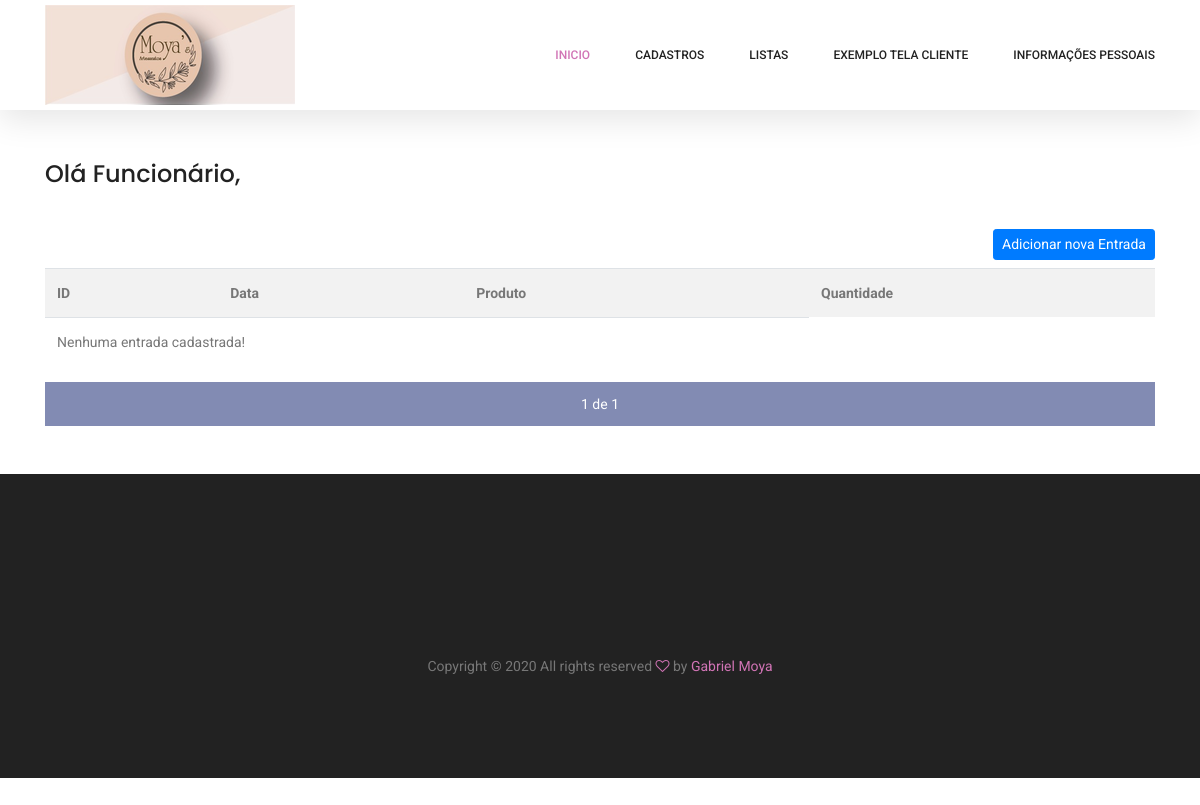
Page /adm/listar/entradas/ (signed in) on the earlier database version.
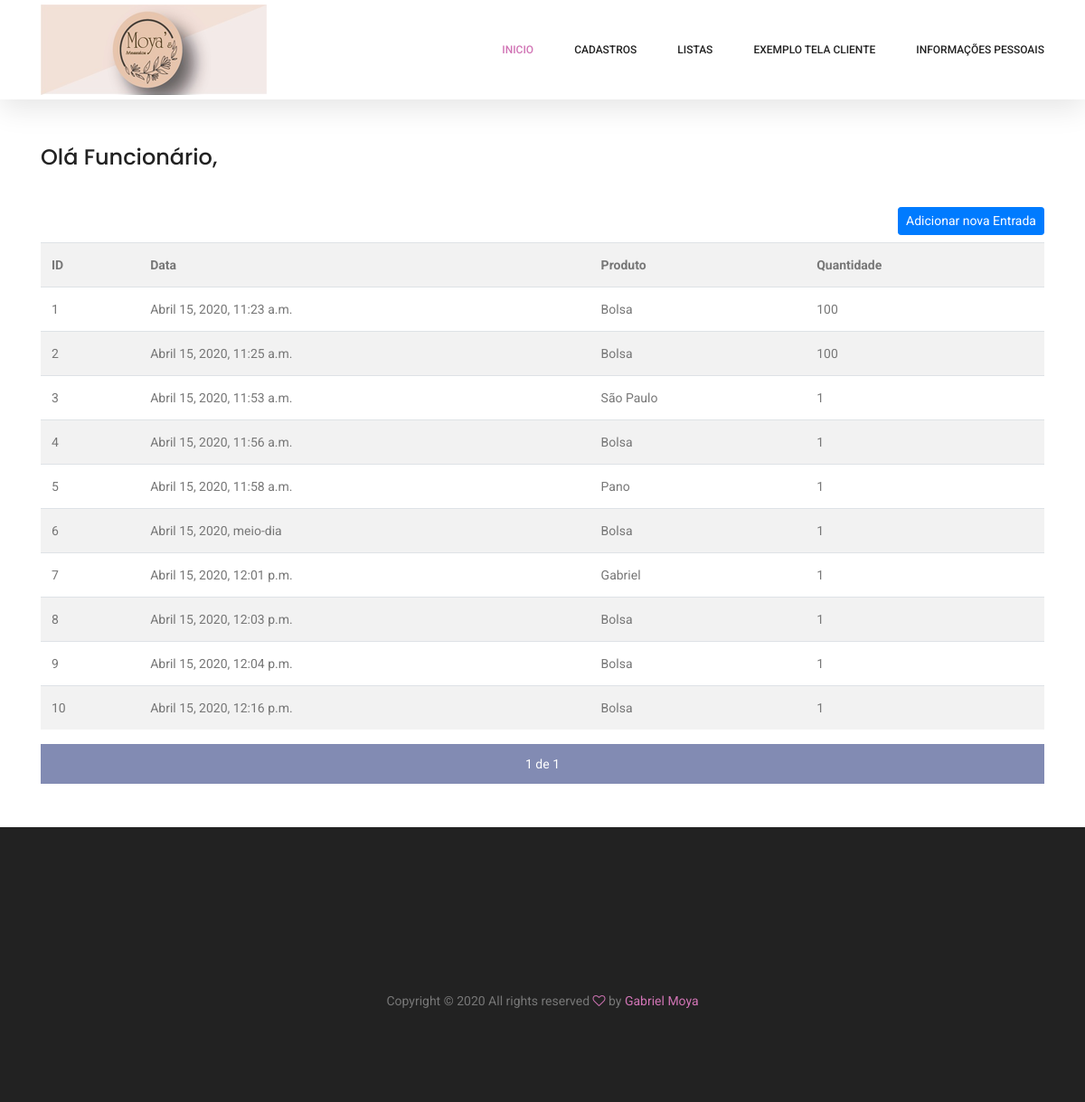
Same page on the later database version.
### cadastros/models.py (models this page shows, shortened)
class EntradaProduto(models.Model):
    quantidade = models.DecimalField(max_digits=8, decimal_places=0)
    produto = models.ForeignKey(Produto, on_delete=models.PROTECT)
    data_entrada = models.DateTimeField(auto_now=True)

class Produto(models.Model):
    codigo = models.CharField(max_length=100)
    nome = models.CharField(max_length=100)
    descricao = models.CharField(max_length=100)
    estoque = models.IntegerField()
    valorVenda = models.DecimalField(max_digits=50, decimal_places=2)
    imagem = models.ImageField(upload_to="imagens/%Y/%m/%d/", max_length=255, null=True, blank=True)
    categoria = models.ForeignKey(Categoria, on_delete=models.PROTECT)

### cadastros/views.py (the view)
# urls.py: path('adm/listar/entradas/', EntradaProdutoList.as_view(), name="listar-entrada-produtos"),
class EntradaProdutoList(LoginRequiredMixin, ListView):
    model = EntradaProduto
    template_name = 'cadastros/listar_entrada_produtos.html'
    login_url = reverse_lazy('login')
    def get_context_data(self, *args, **kwargs):
        context = super().get_context_data(*args, **kwargs)
        entrada = EntradaProduto.objects.all().reverse()
        paginator = Paginator(entrada, 10)  # Divide  em páginas
        page = self.request.GET.get('pagina')  # Recebe a página atual
        entrada = paginator.get_page(page)  # Filtra os objetos dessa página
        context['entrada'] = entrada
        return context

### cadastros/templates/cadastros/listar_entrada_produtos.html (shortened to what this page needs)
{% extends 'cadastros/formulario.html' %}
{% load crispy_forms_tags %}
{% block conteudo %}
<div class="container mt-5 py-5">
    <div class="row pt-5 mt-3">
        <div class="col-lg">
            {% if request.user.groups.all.0.name == "Administrador" %}
            <h3>Olá Admin,</h3><br>
            {% else %}
            <h3>Olá Funcionário,</h3><br>
            {% endif %}
            <div class="text-right py-2">
                <a href="{% url 'entrada-produto' %}" class="btn btn-primary btn-sm">Adicionar nova Entrada</a>
            </div>
            <table class="table table-striped">
                <tr>
                    <th>ID</th>
                    <th>Data</th>
                    <th>Produto</th>
                    <th>Quantidade</th>
                </tr>
                {% for e in entrada %}
                <tr>
                    <td>{{e.pk}}</td>
                    <td>{{e.data_entrada}}</td>
                    <td>{{e.produto.nome}}</td>
                    <td>{{e.quantidade}}</td>
                </tr>
                {% empty %}
                <tr>
                    <td colspan="3">Nenhuma entrada cadastrada!</td>
                </tr>
                {% endfor %}
            </table>
            <div class="filter-bar d-flex flex-wrap align-items-center">
                <div class="pagination mx-auto">
                    <span class="step-links">
                        <span class="current text-white">
                            {{ entrada.number }} de {{ entrada.paginator.num_pages }}
                        </span>
                    </span>
                </div>
            </div>
        </div>
    </div>
</div>
{% endblock %}

### cadastros/templates/cadastros/formulario.html (shortened to what this page needs)
{% load static %}
<!DOCTYPE html>
<html lang="zxx" class="no-js">
<head>
    <link rel="stylesheet" href="{% static 'karma/css/linearicons.css' %}">
    <link rel="stylesheet" href="{% static 'karma/css/font-awesome.min.css' %}">
    <link rel="stylesheet" href="{% static 'karma/css/themify-icons.css' %}">
    <link rel="stylesheet" href="{% static 'karma/css/bootstrap.css' %}">
    <link rel="stylesheet" href="{% static 'karma/css/owl.carousel.css' %}">
    <link rel="stylesheet" href="{% static 'karma/css/nice-select.css' %}">
    <link rel="stylesheet" href="{% static 'karma/css/nouislider.min.css' %}">
    <link rel="stylesheet" href="{% static 'karma/css/ion.rangeSlider.css' %}" />
    <link rel="stylesheet" href="{% static 'karma/css/ion.rangeSlider.skinFlat.css' %}"/>
    <link rel="stylesheet" href="{% static 'karma/css/magnific-popup.css' %}">
    <link rel="stylesheet" href="{% static 'karma/css/main.css' %}">
</head>
<body>
    {% block menu%}
    <header class="header_area sticky-header">
        <div class="main_menu">
            <nav class="navbar navbar-expand-lg navbar-light main_box">
                <div class="container">
                    <a class="navbar-brand logo_h" href="{% url 'cadastrar-index' %}"><img src="{% static 'img/logo.png' %}" alt=""></a>
                    <div class="collapse navbar-collapse offset" id="navbarSupportedContent">
                        <ul class="nav navbar-nav menu_nav ml-auto">
                            <li class="nav-item active"><a class="nav-link" href="/adm">Inicio</a></li>
                            {% if request.user.is_authenticated  %}
                            <li class="nav-item submenu dropdown">
                                <a href="#" class="nav-link dropdown-toggle" data-toggle="dropdown" role="button"
                                    aria-haspopup="true" aria-expanded="false">Cadastros</a>
                            </li>
                            <li class="nav-item submenu dropdown">
                                <a href="#" class="nav-link dropdown-toggle" data-toggle="dropdown" role="button"
                                    aria-haspopup="true" aria-expanded="false">Listas</a>
                            </li>
                            <li class="nav-item"><a class="nav-link" href="{% url 'exemplo-cliente' %}">Exemplo Tela Cliente</a></li>
                            <li class="nav-item submenu dropdown">
                                <a href="#" class="nav-link dropdown-toggle" data-toggle="dropdown" role="button" aria-haspopup="true"
                                aria-expanded="false">Informações Pessoais</a>
                            </li>
                            {% else %}
                            <li class="nav-item"><a class="nav-link" href="{% url 'login' %}">Entrar</a></li>
                            {% endif %}
                        </ul>
                    </div>
                </div>
            </nav>
        </div>
    </header>
    {%endblock%}
    {%block conteudo%}{%endblock%}
    {%block rodape%}
    <footer class="footer-area section_gap">
        <div class="container">
            <div class="footer-bottom d-flex justify-content-center align-items-center flex-wrap">
                <p class="footer-text m-0">
                    Copyright &copy;
                    <script>document.write(new Date().getFullYear());</script> All rights reserved  <i class="fa fa-heart-o" aria-hidden="true"></i> by <a href="https://github.com/GabrielMoyaIFPR"
                        target="_blank">Gabriel Moya</a>
                </p>
            </div>
        </div>
    </footer>
    {%endblock%}
</body>
</html>

Differences in the rows shown:
added EntradaProduto: pk "1", data_entrada "Abril 15, 2020, 11:23 a.m.", produto.nome "Bolsa", quantidade "100"
added EntradaProduto: pk "2", data_entrada "Abril 15, 2020, 11:25 a.m.", produto.nome "Bolsa", quantidade "100"
added EntradaProduto: pk "3", data_entrada "Abril 15, 2020, 11:53 a.m.", produto.nome "São Paulo", quantidade "1"
added EntradaProduto: pk "4", data_entrada "Abril 15, 2020, 11:56 a.m.", produto.nome "Bolsa", quantidade "1"
added EntradaProduto: pk "5", data_entrada "Abril 15, 2020, 11:58 a.m.", produto.nome "Pano", quantidade "1"
added EntradaProduto: pk "6", data_entrada "Abril 15, 2020, meio-dia", produto.nome "Bolsa", quantidade "1"
added EntradaProduto: pk "7", data_entrada "Abril 15, 2020, 12:01 p.m.", produto.nome "Gabriel", quantidade "1"
added EntradaProduto: pk "8", data_entrada "Abril 15, 2020, 12:03 p.m.", produto.nome "Bolsa", quantidade "1"
added EntradaProduto: pk "9", data_entrada "Abril 15, 2020, 12:04 p.m.", produto.nome "Bolsa", quantidade "1"
added EntradaProduto: pk "10", data_entrada "Abril 15, 2020, 12:16 p.m.", produto.nome "Bolsa", quantidade "1"
Other differences:
text no longer shown: "Nenhuma entrada cadastrada!"
